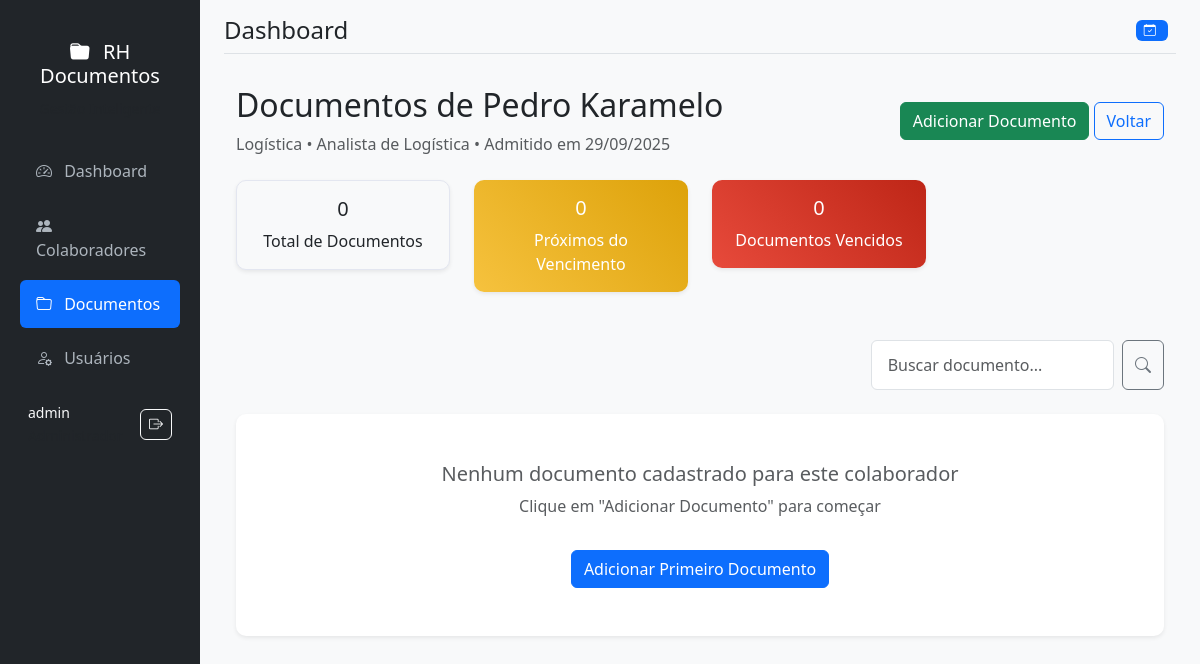
Page /colaborador/2/documentos (signed in) on the committed database.
### models.py (models this page shows, shortened)
class User(UserMixin, db.Model):
    id = db.Column(db.Integer, primary_key=True)
    username = db.Column(db.String(80), unique=True, nullable=False)
    email = db.Column(db.String(120), unique=True, nullable=False)
    password_hash = db.Column(db.String(120), nullable=False)
    role = db.Column(db.String(20), nullable=False, default='visitante')
    created_at = db.Column(db.DateTime, default=datetime.utcnow)
    def has_permission(self, permission):
        roles_permissions = {
            'visitante': ['download'],
            'operador': ['download', 'add_documento', 'add_colaborador', 'renovar_documento'],
            'gestor': ['download', 'add_documento', 'add_colaborador', 'renovar_documento', 'edit_documento', 'delete_documento'],
            'administrador': ['download', 'add_documento', 'add_colaborador', 'renovar_documento', 'edit_documento', 'delete_documento', 'add_usuario']
        }
        return permission in roles_permissions.get(self.role, [])

class Colaborador(db.Model):
    id = db.Column(db.Integer, primary_key=True)
    nome = db.Column(db.String(100), nullable=False)
    email = db.Column(db.String(120))
    departamento = db.Column(db.String(50))
    cargo = db.Column(db.String(50))
    data_admissao = db.Column(db.Date)
    created_at = db.Column(db.DateTime, default=datetime.utcnow)
    documentos = db.relationship('Documento', backref='colaborador', lazy=True, cascade='all, delete-orphan')

### app.py (the view)
@app.route('/colaborador/<int:colaborador_id>/documentos')
@login_required
def documentos_colaborador(colaborador_id):
    colaborador = Colaborador.query.get_or_404(colaborador_id)
    search_query = request.args.get('search', '').strip()
    query = Documento.query.filter_by(colaborador_id=colaborador_id)
    if search_query:
        search_term = f'%{search_query}%'
        query = query.filter(Documento.nome.ilike(search_term))
    documentos = query.all()
    return render_template('documentos_colaborador.html',
                         colaborador=colaborador,
                         documentos=documentos,
                         search_query=search_query)

### app.py (called while the page is built)
@login_manager.user_loader
def load_user(user_id):
    return User.query.get(int(user_id))

@app.teardown_appcontext
def shutdown_session(exception=None):
    db.session.remove()

### templates/documentos_colaborador.html (shortened to what this page needs)
{% extends "base.html" %}
{% block content %}
<div class="d-flex justify-content-between align-items-center mb-4">
    <div>
        <h2>Documentos de {{ colaborador.nome }}</h2>
        <p class="text-muted mb-0">
            {{ colaborador.departamento }} • {{ colaborador.cargo }}
            {% if colaborador.data_admissao %}
            • Admitido em {{ colaborador.data_admissao.strftime('%d/%m/%Y') }}
            {% endif %}
        </p>
    </div>
    <div>
        {% if current_user.has_permission('add_documento') %}
        <a href="{{ url_for('novo_documento', colaborador_id=colaborador.id) }}" class="btn btn-success">
            Adicionar Documento
        </a>
        {% endif %}
        <a href="{{ url_for('documentos') }}" class="btn btn-outline-primary">Voltar</a>
    </div>
</div>
<div class="row mb-4">
    <div class="col-md-3">
        <div class="card bg-light">
            <div class="card-body text-center">
                <h5 class="card-title">{{ documentos|length }}</h5>
                <p class="card-text">Total de Documentos</p>
            </div>
        </div>
    </div>
    <div class="col-md-3">
        <div class="card bg-warning text-white">
            <div class="card-body text-center">
                <h5 class="card-title">{{ documentos|selectattr('status_vencimento', 'equalto', 'proximo_vencer')|list|length }}</h5>
                <p class="card-text">Próximos do Vencimento</p>
            </div>
        </div>
    </div>
    <div class="col-md-3">
        <div class="card bg-danger text-white">
            <div class="card-body text-center">
                <h5 class="card-title">{{ documentos|selectattr('status_vencimento', 'equalto', 'vencido')|list|length }}</h5>
                <p class="card-text">Documentos Vencidos</p>
            </div>
        </div>
    </div>
</div>
<div class="row justify-content-end mb-4">
    <div class="col-md-5 col-lg-4">
        <form method="GET" class="d-flex">
            <input type="search" name="search" class="form-control me-2" placeholder="Buscar documento..." value="{{ search_query }}">
            <button class="btn btn-outline-secondary" type="submit" title="Pesquisar Documento">
                <i class="bi bi-search"></i>
            </button>
        </form>
    </div>
</div>
{% if documentos %}
<div class="card">
    <div class="card-header">
        <h5 class="mb-0">Lista de Documentos</h5>
    </div>
    <div class="card-body">
        <div class="table-responsive">
            <table class="table table-striped">
                <thead>
                    <tr>
                        <th>Documento</th>
                        <th>Data Upload</th>
                        <th>Validade</th>
                        <th>Status</th>
                        <th>Observações</th>
                        <th>Ações</th>
                    </tr>
                </thead>
                <tbody>
                    {% for doc in documentos %}
                    <tr>
                        <td>{{ doc.nome }}</td>
                        <td>{{ doc.data_upload.strftime('%d/%m/%Y') }}</td>
                        <td>
                            {% if doc.tipo_validade == 'indeterminado' %}
                                <span class="text-muted">Indeterminado</span>
                            {% else %}
                                {{ doc.data_validade.strftime('%d/%m/%Y') }}
                            {% endif %}
                        </td>
                        <td>
                            {% set status = doc.status_vencimento() %}
                            {% if status == 'vencido' %}
                                <span class="badge bg-danger">Vencido</span>
                            {% elif status == 'proximo_vencer' %}
                                <span class="badge bg-warning">Próximo</span>
                            {% else %}
                                <span class="badge bg-success">Válido</span>
                            {% endif %}
                        </td>
                        <td>
                            {% if doc.observacoes %}
                                <small class="text-muted">{{ doc.observacoes[:50] }}{% if doc.observacoes|length > 50 %}...{% endif %}</small>
                            {% else %}
                                <span class="text-muted">-</span>
                            {% endif %}
                        </td>
                        <td>
                            <div class="d-flex flex-nowrap">
                                <a href="{{ url_for('download_documento', documento_id=doc.id) }}" class="btn btn-sm btn-outline-primary me-1" title="Download">
                                    <i class="bi bi-download"></i>
                                </a>
                                {% if current_user.has_permission('edit_documento') %}
                                <a href="{{ url_for('editar_documento', documento_id=doc.id) }}" class="btn btn-sm btn-outline-warning me-1" title="Editar Documento">
                                    <i class="bi bi-pencil"></i>
                                </a>
                                {% endif %}
                                {% if current_user.has_permission('delete_documento') %}
                                <form action="{{ url_for('excluir_documento', documento_id=doc.id) }}" method="POST" style="display:inline;"
                                      onsubmit="return confirm('Tem certeza que deseja excluir o documento {{ doc.nome }}? Essa ação é irreversível.');">
                                    <button type="submit" class="btn btn-sm btn-outline-danger" title="Excluir Documento">
                                        <i class="bi bi-trash"></i>
                                    </button>
                                </form>
                                {% endif %}
                            </div>
                        </td>
                    </tr>
                    {% endfor %}
                </tbody>
            </table>
        </div>
    </div>
</div>
{% else %}
<div class="card">
    <div class="card-body text-center py-5">
        {% if search_query %}
            <i class="bi bi-x-circle display-1 text-muted mb-3"></i>
            <h5 class="text-muted">Nenhum documento encontrado para "{{ search_query }}"</h5>
        {% else %}
            <h5 class="text-muted">Nenhum documento cadastrado para este colaborador</h5>
            <p class="text-muted">Clique em "Adicionar Documento" para começar</p>
        {% endif %}
        {% if current_user.has_permission('add_documento') and not search_query %}
        <a href="{{ url_for('novo_documento', colaborador_id=colaborador.id) }}" class="btn btn-primary mt-3">
            Adicionar Primeiro Documento
        </a>
        {% endif %}
    </div>
</div>
{% endif %}
{% endblock %}

### templates/base.html (shortened to what this page needs)
<!DOCTYPE html>
<html lang="pt-br" data-bs-theme="light">
<head>
    <link href="https://cdn.jsdelivr.net/npm/bootstrap@5.3.2/dist/css/bootstrap.min.css" rel="stylesheet">
    <link href="https://cdn.jsdelivr.net/npm/bootstrap-icons@1.11.1/font/bootstrap-icons.css" rel="stylesheet">
    <link href="{{ url_for('static', filename='style.css') }}" rel="stylesheet">
</head>
<body>
    <div class="container-fluid">
        <div class="row">
            <nav id="sidebar" class="col-md-3 col-lg-2 d-md-block bg-dark sidebar collapse">
                <div class="position-sticky pt-3">
                    <div class="sidebar-header text-center py-4">
                        <h5 class="text-white">
                            <i class="bi bi-folder-fill me-2"></i>
                            RH Documentos
                        </h5>
                        <small class="text-muted">Gestão Inteligente</small>
                    </div>
                    <ul class="nav flex-column">
                        <li class="nav-item">
                            <a class="nav-link {% if request.endpoint == 'dashboard' %}active{% endif %}"
                               href="{{ url_for('dashboard') }}">
                                <i class="bi bi-speedometer2 me-2"></i>
                                Dashboard
                            </a>
                        </li>
                        {% if current_user.has_permission('add_colaborador') %}
                        <li class="nav-item">
                            <a class="nav-link {% if request.endpoint == 'colaboradores' or request.endpoint == 'novo_colaborador' or request.endpoint == 'editar_colaborador' %}active{% endif %}"
                               href="{{ url_for('colaboradores') }}">
                                <i class="bi bi-people-fill me-2"></i>
                                Colaboradores
                            </a>
                        </li>
                        {% endif %}
                        {% if current_user.has_permission('download') %}
                        <li class="nav-item">
                            <a class="nav-link {% if request.endpoint == 'documentos' or request.endpoint == 'documentos_colaborador' or request.endpoint == 'novo_documento' %}active{% endif %}"
                               href="{{ url_for('documentos') }}">
                                <i class="bi bi-folder me-2"></i>
                                Documentos
                            </a>
                        </li>
                        {% endif %}
                        {% if current_user.role == 'administrador' %}
                        <li class="nav-item">
                            <a class="nav-link {% if request.endpoint == 'usuarios' or request.endpoint == 'novo_usuario' %}active{% endif %}"
                               href="{{ url_for('usuarios') }}">
                                <i class="bi bi-person-gear me-2"></i>
                                Usuários
                            </a>
                        </li>
                        {% endif %}
                    </ul>
                    <div class="sidebar-footer mt-auto p-3">
                        <div class="d-flex align-items-center text-light">
                            <div class="flex-grow-1">
                                <small class="d-block">{{ current_user.username }}</small>
                                <small class="text-muted text-capitalize">{{ current_user.role }}</small>
                            </div>
                            <a href="{{ url_for('logout') }}" class="btn btn-outline-light btn-sm"
                               title="Sair">
                                <i class="bi bi-box-arrow-right"></i>
                            </a>
                        </div>
                    </div>
                </div>
            </nav>
            <main class="col-md-9 ms-sm-auto col-lg-10 px-md-4 main-content">
                <div class="d-flex justify-content-between flex-wrap flex-md-nowrap align-items-center pt-3 pb-2 mb-3 border-bottom">
                    <div class="d-flex align-items-center">
                        <h1 class="h4 mb-0">{% block page_title %}Dashboard{% endblock %}</h1>
                    </div>
                    <div class="btn-toolbar">
                        <div class="btn-group me-2">
                            <span class="badge bg-primary">
                                <i class="bi bi-calendar-check me-1"></i>
                            </span>
                        </div>
                    </div>
                </div>
                <div class="container-fluid py-3">
                    {% block content %}{% endblock %}
                </div>
            </main>
        </div>
    </div>
</body>
</html>

### static/style.css (style rules this page uses)
body { background-color: #f8f9fa; font-family: 'Segoe UI', Tahoma, Geneva, Verdana, sans-serif; }
.card { border: none; box-shadow: 0 0.125rem 0.25rem rgba(0, 0, 0, 0.075); margin-bottom: 1.5rem; border-radius: 10px; }
.badge { font-size: 0.75em; padding: 0.35em 0.65em; }
.btn { border-radius: 0.35rem; font-weight: 500; }
.btn-sm { padding: 0.25rem 0.5rem; font-size: 0.875rem; }
.form-control, .form-select { border-radius: 0.35rem; border: 1px solid #d1d3e2; padding: 0.75rem 1rem; }
.card.bg-warning { background: linear-gradient(45deg, #f6c23e, #dda20a) !important; }
.card.bg-danger { background: linear-gradient(45deg, #e74a3b, #be2617) !important; }
.card.bg-light { background-color: #f8f9fa !important; border: 1px solid #e3e6f0; }
.sidebar { min-height: 100vh; box-shadow: 0 0 10px rgba(0, 0, 0, 0.1); transition: all 0.3s; }
.sidebar .nav-link { color: #adb5bd; padding: 0.75rem 1rem; margin: 0.2rem 0.5rem; border-radius: 0.375rem; transition: all 0.3s; }
.sidebar .nav-link.active { color: #fff; background-color: #0d6efd; }
.sidebar .nav-link i { width: 20px; text-align: center; }
.main-content { background-color: #f8f9fa; min-height: 100vh; }
.card { border: none; box-shadow: 0 0.125rem 0.25rem rgba(0, 0, 0, 0.075); transition: box-shadow 0.3s ease; }
.btn { border-radius: 0.375rem; font-weight: 500; transition: all 0.3s ease; }
.badge { font-weight: 500; letter-spacing: 0.5px; }
.form-control, .form-select { border-radius: 0.375rem; border: 1px solid #dee2e6; transition: all 0.3s ease; }

### rows in the picture
User: username "admin"
Colaborador: nome "Pedro Karamelo", departamento "Logística", cargo "Analista de Logística", data_admissao "29/09/2025"

### other values in the picture
{{ documentos|length }} "0"
